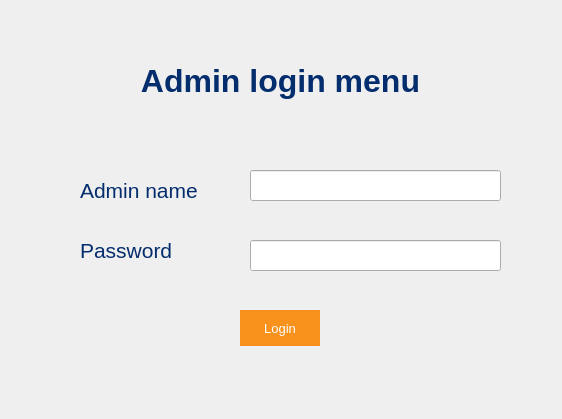
<?xml version="1.0" encoding="UTF-8"?>
<ui version="4.0">
 <class>Admin_login</class>
 <widget class="QDialog" name="Admin_login">
  <property name="geometry">
   <rect>
    <x>0</x>
    <y>0</y>
    <width>562</width>
    <height>419</height>
   </rect>
  </property>
  <property name="windowTitle">
   <string>Dialog</string>
  </property>
  <widget class="QLabel" name="label">
   <property name="geometry">
    <rect>
     <x>80</x>
     <y>40</y>
     <width>401</width>
     <height>81</height>
    </rect>
   </property>
   <property name="styleSheet">
    <string notr="true">font-size:24pt; 
font-weight:600;
color:#042d6d;</string>
   </property>
   <property name="text">
    <string>Admin login menu</string>
   </property>
   <property name="alignment">
    <set>Qt::AlignCenter</set>
   </property>
  </widget>
  <widget class="QLabel" name="label_name">
   <property name="geometry">
    <rect>
     <x>80</x>
     <y>170</y>
     <width>161</width>
     <height>41</height>
    </rect>
   </property>
   <property name="font">
    <font>
     <pointsize>16</pointsize>
     <weight>50</weight>
     <bold>false</bold>
    </font>
   </property>
   <property name="styleSheet">
    <string notr="true">font-size:16pt;
font-weight:400; 
color:#042d6d</string>
   </property>
   <property name="text">
    <string>Admin name</string>
   </property>
  </widget>
  <widget class="QLabel" name="label_pwd">
   <property name="geometry">
    <rect>
     <x>80</x>
     <y>230</y>
     <width>151</width>
     <height>41</height>
    </rect>
   </property>
   <property name="styleSheet">
    <string notr="true">font-size:16pt;
font-weight:400; 
color:#042d6d</string>
   </property>
   <property name="text">
    <string>Password</string>
   </property>
  </widget>
  <widget class="QLineEdit" name="lineEdit_name">
   <property name="geometry">
    <rect>
     <x>250</x>
     <y>170</y>
     <width>251</width>
     <height>31</height>
    </rect>
   </property>
  </widget>
  <widget class="QLineEdit" name="lineEdit_pwd">
   <property name="geometry">
    <rect>
     <x>250</x>
     <y>240</y>
     <width>251</width>
     <height>31</height>
    </rect>
   </property>
  </widget>
  <widget class="QPushButton" name="pushButton_adminLogin">
   <property name="geometry">
    <rect>
     <x>240</x>
     <y>300</y>
     <width>80</width>
     <height>56</height>
    </rect>
   </property>
   <property name="minimumSize">
    <size>
     <width>80</width>
     <height>20</height>
    </size>
   </property>
   <property name="font">
    <font>
     <pointsize>10</pointsize>
    </font>
   </property>
   <property name="styleSheet">
    <string notr="true">background-color: rgb(248, 146, 28);
color: rgb(255, 255, 255);
border: none;
padding: 10,10,10,10;
margin: 10, 10, 10, 10;</string>
   </property>
   <property name="text">
    <string>Login</string>
   </property>
  </widget>
 </widget>
 <resources/>
 <connections/>
</ui>
